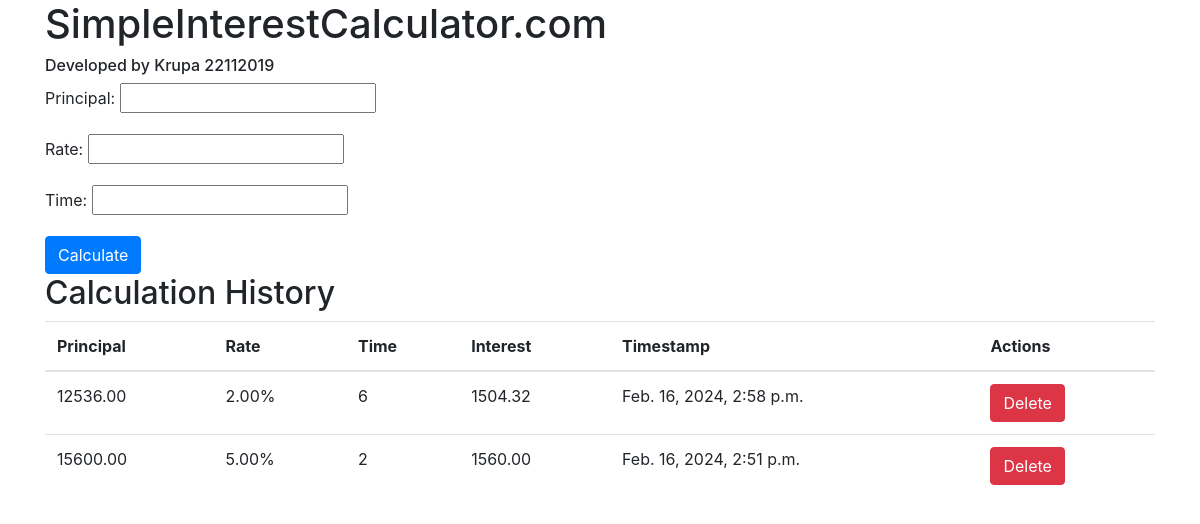
The app's page /, older data.
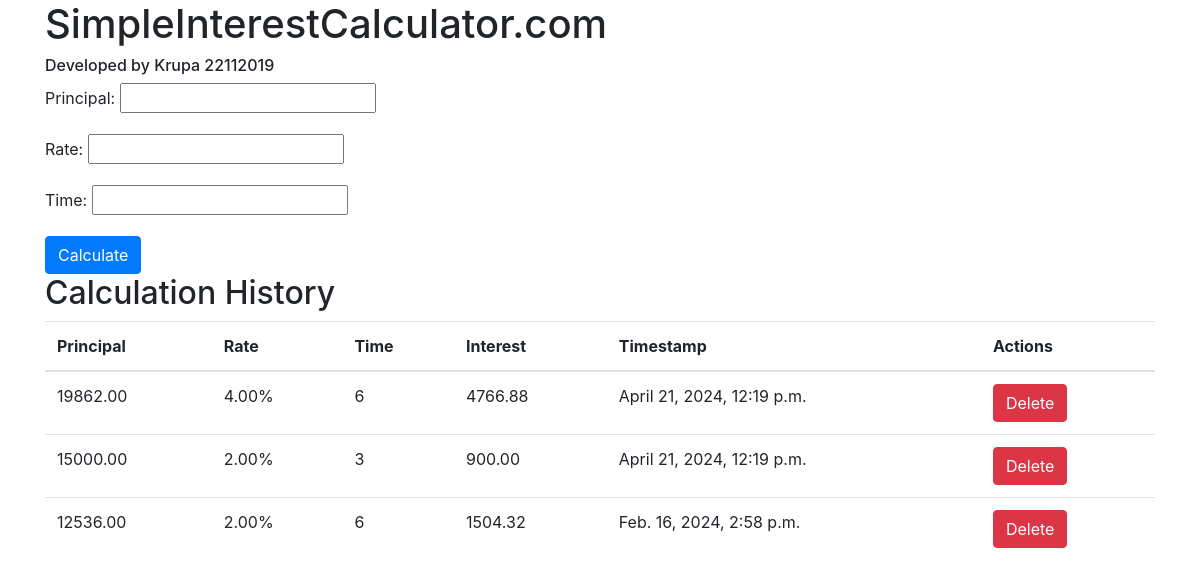
The same page, newer data.
### calculator/models.py (models this page shows)
class Calculation(models.Model):
    principal = models.DecimalField(max_digits=10, decimal_places=2)
    rate = models.DecimalField(max_digits=5, decimal_places=2)
    time = models.IntegerField()
    result = models.DecimalField(max_digits=10, decimal_places=2)
    timestamp = models.DateTimeField(auto_now_add=True)

### calculator/views.py (the view)
# urls.py: path('', views.index, name='index'),    # when we keep the path empty, it is going to the root url of 127.0.0.1:8000
def index(request):
    if request.method == 'POST':
        form = calculationForm(request.POST)
        if form.is_valid():
            instance = form.save(commit=False)
            instance.result = instance.principal * (instance.rate / 100) * instance.time
            instance.save()
            return redirect('index')
    else:
        form = calculationForm()
    calculations = Calculation.objects.all().order_by('-timestamp')
    return render(request, 'index.html', {'form': form, 'calculations': calculations})

### calculator/forms.py
class calculationForm(forms.ModelForm):
    class Meta:
        model=Calculation
        fields=['principal','rate','time']

### templates/index.html (shortened to what this page needs)
<!DOCTYPE html>
<html>
<head>
    <link rel="stylesheet" href="https://stackpath.bootstrapcdn.com/bootstrap/4.4.1/css/bootstrap.min.css">
</head>
<body>
    <div class="container">
        <h1>SimpleInterestCalculator.com</h1>
        <h6>Developed by Krupa 22112019</h6>
        <form method="POST">
            {{ form.as_p }}
            <button type="submit" class="btn btn-primary">Calculate</button>
        </form>
        <h2>Calculation History</h2>
        <table class="table">
            <thead>
                <tr>
                    <th>Principal</th>
                    <th>Rate</th>
                    <th>Time</th>
                    <th>Interest</th>
                    <th>Timestamp</th>
                    <th>Actions</th>
                </tr>
            </thead>
            <tbody>
                {% for calculation in calculations %}
                <tr>
                    <td>{{ calculation.principal }}</td>
                    <td>{{ calculation.rate }}%</td>
                    <td>{{ calculation.time }}</td>
                    <td>{{ calculation.result }}</td>
                    <td>{{ calculation.timestamp }}</td>
                    <td>
                        <form action="{% url 'delete_calculation' calculation.id %}" method="post">
                            <button type="submit" class="btn btn-danger">Delete</button>
                        </form>
                    </td>
                </tr>
                {% endfor %}
            </tbody>
        </table>
    </div>
</body>
</html>

Row changes from the older to the newer data that the page shows:
removed Calculation: principal "15600.00", rate "5.00", time "2", result "1560.00", timestamp "Feb. 16, 2024, 2:51 p.m."
added Calculation: principal "19862.00", rate "4.00", time "6", result "4766.88", timestamp "April 21, 2024, 12:19 p.m."
added Calculation: principal "15000.00", rate "2.00", time "3", result "900.00", timestamp "April 21, 2024, 12:19 p.m."
